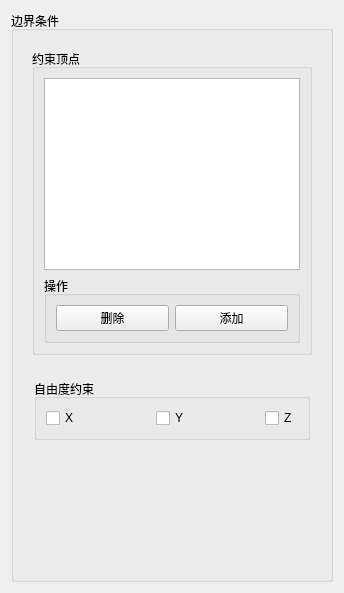
<?xml version="1.0" encoding="UTF-8"?>
<ui version="4.0">
 <class>BoundaryCasesWidget_3D</class>
 <widget class="QWidget" name="BoundaryCasesWidget_3D">
  <property name="geometry">
   <rect>
    <x>0</x>
    <y>0</y>
    <width>344</width>
    <height>593</height>
   </rect>
  </property>
  <property name="windowTitle">
   <string>Form</string>
  </property>
  <layout class="QVBoxLayout" name="verticalLayout">
   <item>
    <widget class="QGroupBox" name="groupBox">
     <property name="sizePolicy">
      <sizepolicy hsizetype="Expanding" vsizetype="Minimum">
       <horstretch>0</horstretch>
       <verstretch>0</verstretch>
      </sizepolicy>
     </property>
     <property name="title">
      <string>边界条件</string>
     </property>
     <layout class="QVBoxLayout" name="verticalLayout_3">
      <item>
       <widget class="QWidget" name="widget" native="true">
        <layout class="QHBoxLayout" name="horizontalLayout">
         <item>
          <spacer name="horizontalSpacer">
           <property name="orientation">
            <enum>Qt::Horizontal</enum>
           </property>
           <property name="sizeHint" stdset="0">
            <size>
             <width>40</width>
             <height>20</height>
            </size>
           </property>
          </spacer>
         </item>
         <item>
          <widget class="QGroupBox" name="groupBox_2">
           <property name="sizePolicy">
            <sizepolicy hsizetype="Fixed" vsizetype="Fixed">
             <horstretch>0</horstretch>
             <verstretch>0</verstretch>
            </sizepolicy>
           </property>
           <property name="title">
            <string>约束顶点</string>
           </property>
           <layout class="QVBoxLayout" name="verticalLayout_4">
            <item>
             <widget class="QListWidget" name="listWidget"/>
            </item>
            <item>
             <widget class="QGroupBox" name="groupBox_3">
              <property name="title">
               <string>操作</string>
              </property>
              <layout class="QHBoxLayout" name="horizontalLayout_2">
               <item>
                <widget class="QPushButton" name="pushButton">
                 <property name="text">
                  <string>删除</string>
                 </property>
                </widget>
               </item>
               <item>
                <widget class="QPushButton" name="pushButton_2">
                 <property name="text">
                  <string>添加</string>
                 </property>
                </widget>
               </item>
              </layout>
             </widget>
            </item>
           </layout>
          </widget>
         </item>
         <item>
          <spacer name="horizontalSpacer_2">
           <property name="orientation">
            <enum>Qt::Horizontal</enum>
           </property>
           <property name="sizeHint" stdset="0">
            <size>
             <width>40</width>
             <height>20</height>
            </size>
           </property>
          </spacer>
         </item>
        </layout>
       </widget>
      </item>
      <item>
       <widget class="QWidget" name="widget_2" native="true">
        <layout class="QHBoxLayout" name="horizontalLayout_4">
         <item>
          <spacer name="horizontalSpacer_3">
           <property name="orientation">
            <enum>Qt::Horizontal</enum>
           </property>
           <property name="sizeHint" stdset="0">
            <size>
             <width>40</width>
             <height>20</height>
            </size>
           </property>
          </spacer>
         </item>
         <item>
          <widget class="QGroupBox" name="groupBox_4">
           <property name="sizePolicy">
            <sizepolicy hsizetype="Fixed" vsizetype="Preferred">
             <horstretch>0</horstretch>
             <verstretch>0</verstretch>
            </sizepolicy>
           </property>
           <property name="minimumSize">
            <size>
             <width>276</width>
             <height>0</height>
            </size>
           </property>
           <property name="title">
            <string>自由度约束</string>
           </property>
           <layout class="QHBoxLayout" name="horizontalLayout_3">
            <item>
             <widget class="QCheckBox" name="checkBox">
              <property name="text">
               <string>X</string>
              </property>
             </widget>
            </item>
            <item>
             <spacer name="horizontalSpacer_5">
              <property name="orientation">
               <enum>Qt::Horizontal</enum>
              </property>
              <property name="sizeType">
               <enum>QSizePolicy::Expanding</enum>
              </property>
              <property name="sizeHint" stdset="0">
               <size>
                <width>40</width>
                <height>20</height>
               </size>
              </property>
             </spacer>
            </item>
            <item>
             <widget class="QCheckBox" name="checkBox_2">
              <property name="text">
               <string>Y</string>
              </property>
             </widget>
            </item>
            <item>
             <spacer name="horizontalSpacer_6">
              <property name="orientation">
               <enum>Qt::Horizontal</enum>
              </property>
              <property name="sizeHint" stdset="0">
               <size>
                <width>40</width>
                <height>20</height>
               </size>
              </property>
             </spacer>
            </item>
            <item>
             <widget class="QCheckBox" name="checkBox_3">
              <property name="text">
               <string>Z</string>
              </property>
             </widget>
            </item>
           </layout>
          </widget>
         </item>
         <item>
          <spacer name="horizontalSpacer_4">
           <property name="orientation">
            <enum>Qt::Horizontal</enum>
           </property>
           <property name="sizeHint" stdset="0">
            <size>
             <width>40</width>
             <height>20</height>
            </size>
           </property>
          </spacer>
         </item>
        </layout>
       </widget>
      </item>
      <item>
       <spacer name="verticalSpacer_2">
        <property name="orientation">
         <enum>Qt::Vertical</enum>
        </property>
        <property name="sizeHint" stdset="0">
         <size>
          <width>20</width>
          <height>40</height>
         </size>
        </property>
       </spacer>
      </item>
     </layout>
    </widget>
   </item>
  </layout>
 </widget>
 <resources/>
 <connections/>
</ui>
